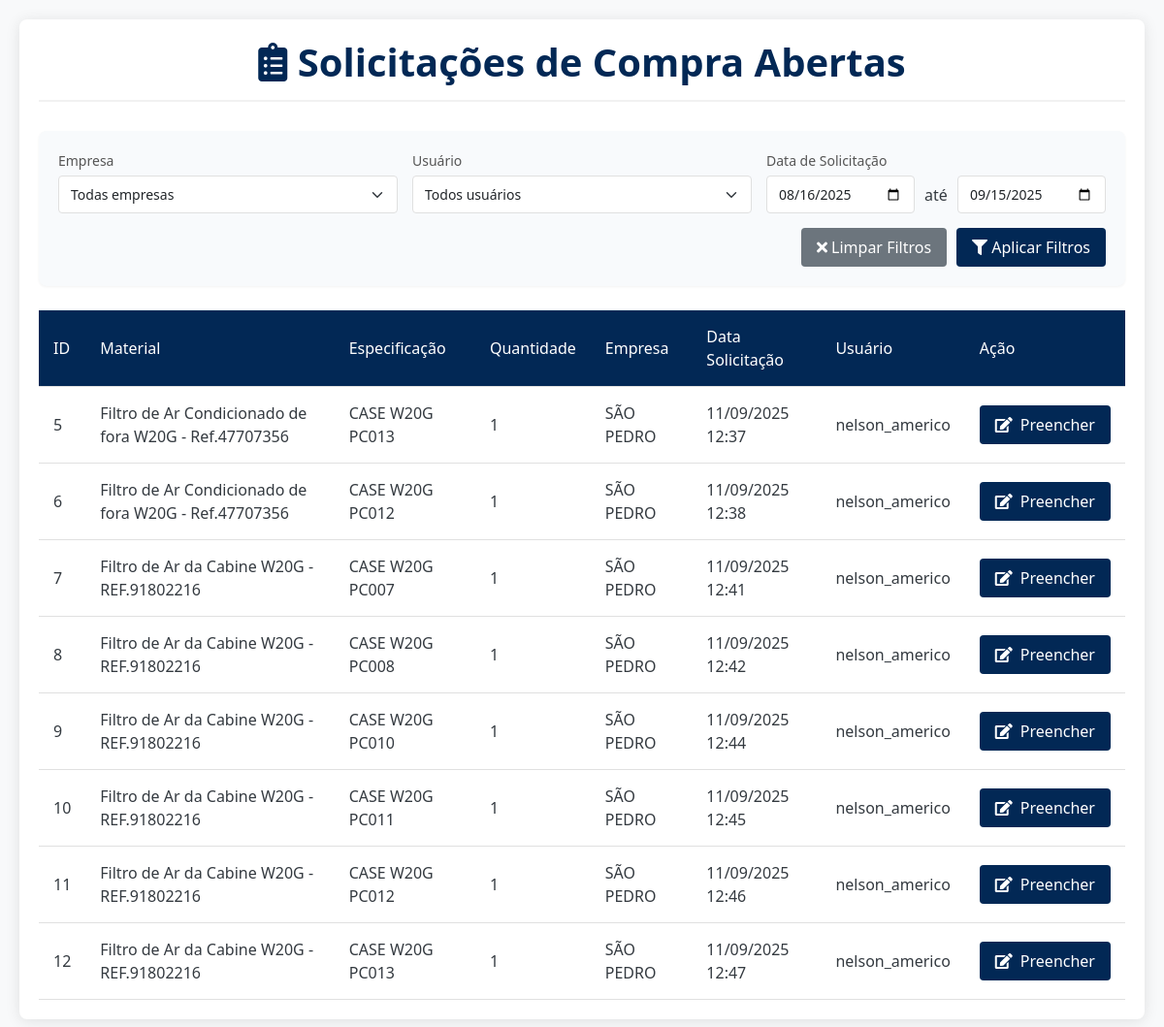
/listar_solicitacoes (signed in), run on the app's committed database.
### app.py (models this page shows, shortened)
class SolicitacoesCompra(db.Model):
    __tablename__ = 'SolicitacoesCompra'
    id = db.Column(db.Integer, primary_key=True)
    cod_material = db.Column(db.Integer, db.ForeignKey('Materiais.CodMaterial'), nullable=False)
    especificacao = db.Column(db.Text, nullable=False)
    quantidade = db.Column(db.Integer, nullable=False)
    unidade_medida = db.Column(db.String(20), nullable=False, default='Unidade')
    aplicacao = db.Column(db.Text, nullable=True)
    empresa = db.Column(db.Text, nullable=False)
    data_solicitacao = db.Column(db.DateTime, nullable=False, default=datetime.utcnow)
    usuario = db.Column(db.Text, nullable=False)
    foto_path = db.Column(db.Text, nullable=True)
    marca = db.Column(db.Text, nullable=True)
    ativo = db.Column(db.String(3), nullable=False)
    nome_ativo = db.Column(db.Text, nullable=True)
    prioridade = db.Column(db.String(20), nullable=False, default='Programado')
    status_aprovacao = db.Column(db.String(20), nullable=True, default=None)
    material = db.relationship('Materiais', backref='solicitacoes')

class Materiais(db.Model):
    __tablename__ = 'Materiais'
    CodMaterial = db.Column(db.Integer, primary_key=True, autoincrement=True)
    DescricaoMaterial = db.Column(db.Text, nullable=False)
    Empresa = db.Column(db.Text, nullable=False)
    Aplicacao = db.Column(db.Text, nullable=False)
    QuantidadeEstoque = db.Column(db.Integer, default=0)
    Fornecedor = db.Column(db.Text)
    NumeroNF = db.Column(db.Text)
    FatorConsumo = db.Column(db.Float, nullable=True, default=0.0)
    Ativo = db.Column(db.Boolean, default=False)

### app.py (the view)
@routes_bp.route('/listar_solicitacoes', methods=['GET'])
def listar_solicitacoes():
    if 'usuario' not in session:
        return redirect(url_for('routes_bp.login'))
    try:
        solicitacoes = db.session.query(SolicitacoesCompra).outerjoin(
            SolicitacoesPreenchidas,
            SolicitacoesCompra.id == SolicitacoesPreenchidas.solicitacao_id
        ).filter(
            SolicitacoesPreenchidas.id.is_(None)
        ).all()
        def get_usuarios_empresas():
            usuarios = set()
            empresas = set()
            try:
                with open('senhas.txt', 'r', encoding='utf-8') as f:
                    for line in f:
                        partes = line.strip().split('%')
                        if len(partes) >= 4:  # Verifica se tem pelo menos 4 partes
                            usuario = partes[0]
                            empresa = partes[3]
                            usuarios.add(usuario)
                            empresas.add(empresa)
            except Exception as e:
                logging.error(f"Erro ao ler senhas.txt: {str(e)}")
            return sorted(usuarios), sorted(empresas)
        usuarios, empresas = get_usuarios_empresas()
        if not solicitacoes:
            flash('Nenhuma solicitação aberta encontrada.', 'info')
        return render_template('listar_solicitacoes.html',
                            solicitacoes=solicitacoes,
                            empresas=empresas,
                            usuarios=usuarios)
    except Exception as e:
        logging.error(f"Error in listar_solicitacoes: {str(e)}")
        flash(f'Erro ao carregar solicitações: {str(e)}', 'error')
        return redirect(url_for('routes_bp.buscar_material'))

### app.py (called while the page is built, shortened)
@routes_bp.before_request
def verificar_tempo_inatividade():
    if request.endpoint in ['routes_bp.login', 'static']:
        return
    print(f"Verificando sessão para endpoint: {request.endpoint}")
    print(f"Sessão atual: {dict(session)}")
    print(f"Cookies recebidos: {request.cookies}")
    if 'usuario' not in session:
        print(f"Usuário não autenticado tentando acessar {request.endpoint}")
        return redirect(url_for('routes_bp.login'))
    agora = datetime.now()
    ultima_atividade = session.get('ultima_atividade')
    session['ultima_atividade'] = str(agora)

### templates/listar_solicitacoes.html (shortened to what this page needs)
<!DOCTYPE html>
<html lang="pt-BR">
<head>
    <link rel="stylesheet" href="https://cdnjs.cloudflare.com/ajax/libs/font-awesome/5.15.4/css/all.min.css">
    <link href="https://cdn.jsdelivr.net/npm/bootstrap@5.3.0/dist/css/bootstrap.min.css" rel="stylesheet">
</head>
<body>
    <div class="container">
        <h1>
            <i class="fas fa-clipboard-list"></i> Solicitações de Compra Abertas
        </h1>
        <div class="search-filter-container">
            <div class="filter-row">
                <div class="filter-group">
                    <label for="empresaFilter">Empresa</label>
                    <select id="empresaFilter" class="form-select">
                        <option value="">Todas empresas</option>
                    </select>
                </div>
                <div class="filter-group">
                    <label for="usuarioFilter">Usuário</label>
                    <select id="usuarioFilter" class="form-select">
                        <option value="">Todos usuários</option>
                    </select>
                </div>
                <div class="filter-group">
                    <label>Data de Solicitação</label>
                    <div class="date-range-picker">
                        <input type="date" id="dataInicio" class="form-control">
                        <span>até</span>
                        <input type="date" id="dataFim" class="form-control">
                    </div>
                </div>
            </div>
            <div class="filter-actions">
                <button class="btn-clear" id="clearFilters">
                    <i class="fas fa-times"></i> Limpar Filtros
                </button>
                <button class="btn-filter" id="applyFilters">
                    <i class="fas fa-filter"></i> Aplicar Filtros
                </button>
            </div>
        </div>
        {% if solicitacoes %}
            <div class="table-responsive">
                <table id="solicitacoesTable">
                    <thead>
                        <tr>
                            <th>ID</th>
                            <th>Material</th>
                            <th>Especificação</th>
                            <th>Quantidade</th>
                            <th>Empresa</th>
                            <th>Data Solicitação</th>
                            <th>Usuário</th>
                            <th>Ação</th>
                        </tr>
                    </thead>
                    <tbody>
                        {% for solicitacao in solicitacoes %}
                            <tr>
                                <td>{{ solicitacao.id }}</td>
                                <td>{{ solicitacao.material.DescricaoMaterial }}</td>
                                <td>{{ solicitacao.especificacao or '-' }}</td>
                                <td>{{ solicitacao.quantidade }}</td>
                                <td>{{ solicitacao.empresa }}</td>
                                <td data-order="{{ solicitacao.data_solicitacao.strftime('%Y-%m-%d') }}">
                                    {{ solicitacao.data_solicitacao.strftime('%d/%m/%Y %H:%M') }}
                                </td>
                                <td>{{ solicitacao.usuario }}</td>
                                <td>
                                    <a href="{{ url_for('routes_bp.preencher_solicitacao', id=solicitacao.id) }}" class="btn btn-preencher">
                                        <i class="fas fa-edit"></i> Preencher
                                    </a>
                                </td>
                            </tr>
                        {% endfor %}
                    </tbody>
                </table>
            </div>
        {% else %}
            <div class="empty-state">
                <i class="far fa-folder-open"></i>
                <h3>Nenhuma solicitação aberta encontrada</h3>
                <p>Não há solicitações de compra abertas no momento.</p>
            </div>
        {% endif %}
    </div>
</body>
</html>

### templates/listar_solicitacoes.html (style rules this page uses)
:root { --primary-color: #022855; --secondary-color: #f8f9fa; --accent-color: #022855; --hover-color: #3c94ff; --text-color: #343a40; --light-gray: #f1f1f1; --border-color: #e0e0e0; }
body { font-family: 'Segoe UI', Tahoma, Geneva, Verdana, sans-serif; margin: 0; padding: 20px; background-color: var(--secondary-color); color: var(--text-color); }
.container { max-width: 1400px; margin: 0 auto; padding: 20px; background-color: white; border-radius: 8px; box-shadow: 0 2px 15px rgba(0, 0, 0, 0.1); }
h1 { text-align: center; color: var(--primary-color); margin-bottom: 30px; padding-bottom: 15px; border-bottom: 2px solid var(--light-gray); font-weight: 600; }
.table-responsive { overflow-x: auto; margin-top: 20px; }
table { width: 100%; border-collapse: collapse; background-color: white; box-shadow: 0 0 10px rgba(0,0,0,0.05); }
th, td { padding: 15px; text-align: left; border-bottom: 1px solid var(--border-color); vertical-align: middle; }
th { background-color: var(--primary-color); color: white; font-weight: 500; position: sticky; top: 0; }
.btn { padding: 8px 16px; text-decoration: none; color: white; border-radius: 4px; display: inline-flex; align-items: center; justify-content: center; gap: 8px; font-weight: 500; transition: all 0.3s ease; border: none; cursor: pointer; }
.btn-preencher { background-color: var(--accent-color); }
.search-filter-container { background-color: #f8fafc; padding: 20px; border-radius: 8px; margin-bottom: 25px; box-shadow: 0 1px 3px rgba(0,0,0,0.05); }
.filter-row { display: flex; flex-wrap: wrap; gap: 15px; margin-bottom: 15px; }
.filter-group { flex: 1; min-width: 200px; }
.filter-group label { display: block; margin-bottom: 5px; font-size: 14px; color: #555; }
.filter-group select, .filter-group input { width: 100%; padding: 8px 12px; border: 1px solid var(--border-color); border-radius: 4px; font-size: 14px; }
.date-range-picker { display: flex; gap: 10px; align-items: center; }
.filter-actions { display: flex; justify-content: flex-end; gap: 10px; margin-top: 10px; }
.btn-filter { background-color: var(--primary-color); color: white; padding: 8px 16px; border-radius: 4px; border: none; cursor: pointer; }
.btn-clear { background-color: #6c757d; color: white; padding: 8px 16px; border-radius: 4px; border: none; cursor: pointer; }

### data on the page
SolicitacoesCompra: id "5", material.DescricaoMaterial "Filtro de Ar Condicionado de fora W20G - Ref.47707356", especificacao "CASE W20G PC013", quantidade "1", empresa "SÃO PEDRO", data_solicitacao "11/09/2025 12:37", usuario "nelson_americo"
SolicitacoesCompra: id "6", material.DescricaoMaterial "Filtro de Ar Condicionado de fora W20G - Ref.47707356", especificacao "CASE W20G PC012", quantidade "1", empresa "SÃO PEDRO", data_solicitacao "11/09/2025 12:38", usuario "nelson_americo"
SolicitacoesCompra: id "7", material.DescricaoMaterial "Filtro de Ar da Cabine W20G - REF.91802216", especificacao "CASE W20G PC007", quantidade "1", empresa "SÃO PEDRO", data_solicitacao "11/09/2025 12:41", usuario "nelson_americo"
SolicitacoesCompra: id "8", material.DescricaoMaterial "Filtro de Ar da Cabine W20G - REF.91802216", especificacao "CASE W20G PC008", quantidade "1", empresa "SÃO PEDRO", data_solicitacao "11/09/2025 12:42", usuario "nelson_americo"
SolicitacoesCompra: id "9", material.DescricaoMaterial "Filtro de Ar da Cabine W20G - REF.91802216", especificacao "CASE W20G PC010", quantidade "1", empresa "SÃO PEDRO", data_solicitacao "11/09/2025 12:44", usuario "nelson_americo"
SolicitacoesCompra: id "10", material.DescricaoMaterial "Filtro de Ar da Cabine W20G - REF.91802216", especificacao "CASE W20G PC011", quantidade "1", empresa "SÃO PEDRO", data_solicitacao "11/09/2025 12:45", usuario "nelson_americo"
SolicitacoesCompra: id "11", material.DescricaoMaterial "Filtro de Ar da Cabine W20G - REF.91802216", especificacao "CASE W20G PC012", quantidade "1", empresa "SÃO PEDRO", data_solicitacao "11/09/2025 12:46", usuario "nelson_americo"
SolicitacoesCompra: id "12", material.DescricaoMaterial "Filtro de Ar da Cabine W20G - REF.91802216", especificacao "CASE W20G PC013", quantidade "1", empresa "SÃO PEDRO", data_solicitacao "11/09/2025 12:47", usuario "nelson_americo"
